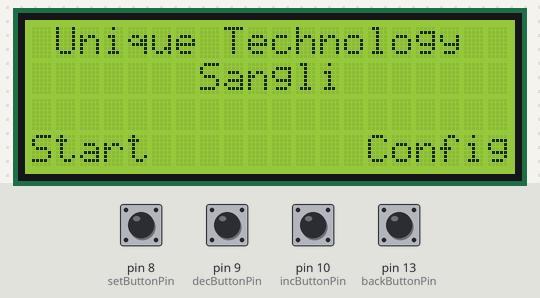
The sketch below on a simulated Arduino Uno, built with avr-gcc and run on an emulated ATmega328P. On the bench: 20×4 character LCD. The test bench sets the inputs (shaded band); at power-on: pin 8 (setButtonPin), pin 9 (decButtonPin), pin 10 (incButtonPin), pin 13 (backButtonPin) LOW.

Above: at 1.2 s.
1.3 s: pin 8 (setButtonPin) pulled HIGH for 0.15 s
At 1.9 s:
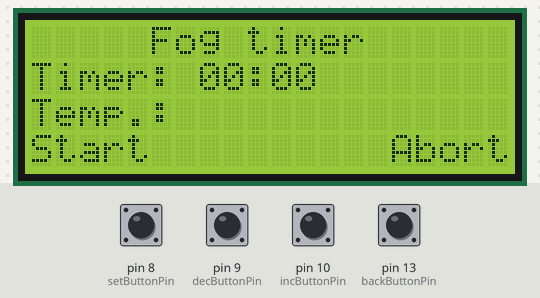
2.9 s: pin 8 (setButtonPin) pulled HIGH for 1 s
At 5.3 s:
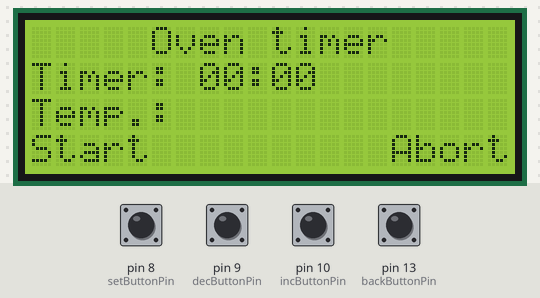
6.4 s: pin 8 (setButtonPin) pulled HIGH for 0.15 s
At 7.9 s:
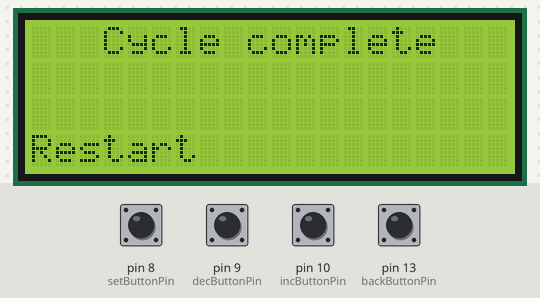
9.0 s: pin 8 (setButtonPin) pulled HIGH for 3.2 s
At 13.0 s:
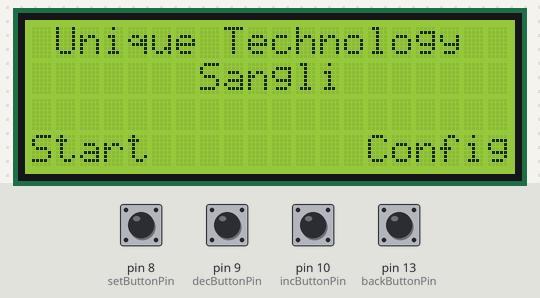
13.7 s: pin 13 (backButtonPin) pulled HIGH for 0.15 s
At 14.9 s:
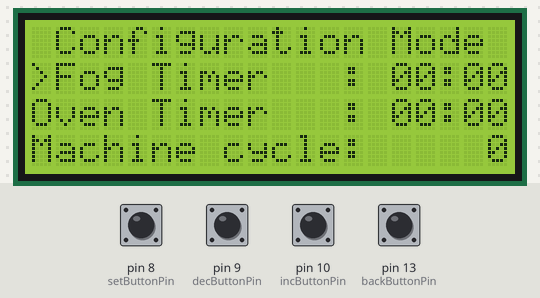
15.3 s: pin 8 (setButtonPin) pulled HIGH for 0.15 s
At 16.1 s:
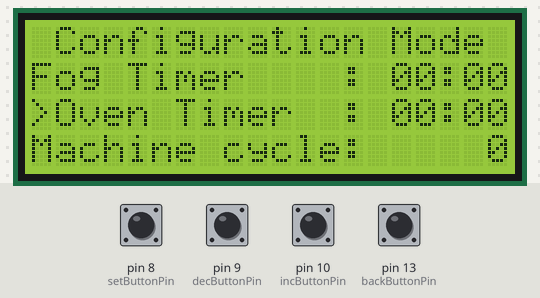
Timing chart, 0 to 17.9 s (numbered marks = the images above; inputs shaded):
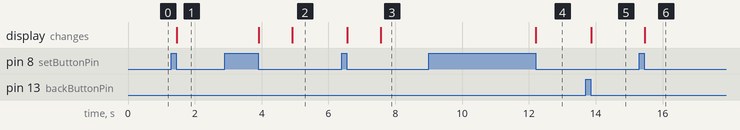

The sketch:

controller.ino
```cpp
#include "constants.h"
#include "EEPROM.h"
#include "LiquidCrystal.h"

Screen screen = screen_intro;
LiquidCrystal lcd(7, 6, 5, 4, 3, 2);
byte editIndex = 0;
long start_time = 0;


void setup() {
  Serial.begin(9600);
  lcd.begin(20, 4);
}

void loop() {
  screen_handle();
  screen_display();
}

void screen_handle() {
  switch (screen) {
    case screen_intro : {
        if (onSetButton())  screen = screen_timer_fog_display;
        else if (onBackButton()) screen = screen_config;
        break;
      }
    case screen_timer_fog_display : {
        fog_counter = config_fog_counter;
        if (onSetButton())  {
          screen = screen_timer_fog_start;
          start_time = millis();
        }
        else if (onBackButton()) screen = screen_intro;
        break;
      }
    case screen_timer_fog_start : {
        if(millis() > start_time + 1000){
          if(fog_counter > 0) --fog_counter;
          else screen = screen_timer_oven_display;
          start_time = millis();
        }

        if (onBackButton()) screen = screen_intro;

        break;
      }
    case screen_timer_oven_display : {
        oven_counter = config_oven_counter;
        if (onSetButton())  {
          screen = screen_timer_oven_start;
          start_time = millis();
        }
        else if (onBackButton()) screen = screen_intro;

        break;
      }
    case screen_timer_oven_start : {
        if(millis() > start_time + 1000){
          if(oven_counter > 0) --oven_counter;
          else screen = screen_complete;
          start_time = millis();
        }
        if (onBackButton()) screen = screen_intro;

        break;
      }
    case screen_complete : {
        if (onSetButton())  screen = screen_intro;
        break;
      }
    case screen_config : {
        if (onSetButton()) {
          if (editIndex < 2) ++editIndex;
          else {
            screen = screen_intro;
            editIndex = 0;
          }
        }
        else if (onDecButton()) {
          delay(200);
          if (editIndex == 0) {
            do {
              config_fog_counter  = config_fog_counter  > 0 ? config_fog_counter  - 1 : max_fog_counter;
              delay(20);
              screen_display();
            }
            while (digitalRead(decButtonPin));
          }
          if (editIndex == 1) {
            do {
              config_oven_counter = config_oven_counter > 0 ? config_oven_counter - 1 : max_oven_counter;
              delay(20);
              screen_display();
            }
            while (digitalRead(decButtonPin));
          }
        }
        else if (onIncButton()) {
          delay(200);
          if (editIndex == 0) {
            do {
            config_fog_counter  = config_fog_counter  < max_fog_counter  ? config_fog_counter  + 1 : 0;
              delay(20);
              screen_display();
            }
            while (digitalRead(incButtonPin));
          }
          if (editIndex == 1) {
            do {
            config_oven_counter = config_oven_counter < max_oven_counter ? config_oven_counter + 1 : 0;
              delay(20);
              screen_display();
            }
            while (digitalRead(incButtonPin));
          }
        }
        else if (onBackButton()) screen = screen_intro;
        break;
      }
    default: break;
  }
}

void screen_display() {
  switch (screen) {
    case screen_intro : {
        lcd.setCursor(0, 0);
        lcd.print(F(" Unique Technology  "));
        lcd.setCursor(0, 1);
        lcd.print(F("       Sangli       "));
        lcd.setCursor(0, 2);
        lcd.print(F("                    "));
        lcd.setCursor(0, 3);
        lcd.print(F("Start         Config"));
        break;
      }
    case screen_timer_fog_display : {
        lcd.setCursor(0, 0);
        lcd.print(F("     Fog timer      "));
        lcd.setCursor(0, 1);
        char buff[20];//mm:ss
        sprintf(buff, "Timer: %.2d:%.2d        ", (int) fog_counter / 60, (int) fog_counter % 60);
        lcd.print(buff);
        lcd.setCursor(0, 2);
        lcd.print(F("Temp.:              "));
        lcd.setCursor(0, 3);
        lcd.print(F("Start          Abort"));
        break;
      }
    case screen_timer_fog_start : {
        lcd.setCursor(0, 0);
        lcd.print(F("     Fog timer      "));
        lcd.setCursor(0, 1);
        char buff[20];//mm:ss
        sprintf(buff, "Timer: %.2d:%.2d        ", (int) fog_counter / 60, (int) fog_counter % 60);
        lcd.print(buff);
        lcd.setCursor(0, 2);
        lcd.print(F("Temp.:              "));
        lcd.setCursor(0, 3);
        lcd.print(F("               Abort"));
        break;
      }
    case screen_timer_oven_display : {
        lcd.setCursor(0, 0);
        lcd.print(F("     Oven timer     "));
        lcd.setCursor(0, 1);
        char buff[20];//mm:ss
        sprintf(buff, "Timer: %.2d:%.2d        ", (int) oven_counter / 60, (int) oven_counter % 60);
        lcd.print(buff);
        lcd.setCursor(0, 2);
        lcd.print(F("Temp.:              "));
        lcd.setCursor(0, 3);
        lcd.print(F("Start          Abort"));
        break;
      }
    case screen_timer_oven_start : {
        lcd.setCursor(0, 0);
        lcd.print(F("     Oven timer     "));
        lcd.setCursor(0, 1);
        char buff[20];//mm:ss
        sprintf(buff, "Timer: %.2d:%.2d        ", (int) oven_counter / 60, (int) oven_counter % 60);
        lcd.print(buff);
        lcd.setCursor(0, 2);
        lcd.print(F("Temp.:              "));
        lcd.setCursor(0, 3);
        lcd.print(F("               Abort"));
        break;
      }
    case screen_complete : {
        lcd.setCursor(0, 0);
        lcd.print(F("   Cycle complete   "));
        lcd.setCursor(0, 1);
        lcd.print(F("                    "));
        lcd.setCursor(0, 2);
        lcd.print(F("                    "));
        lcd.setCursor(0, 3);
        lcd.print(F("Restart             "));
        break;
      }
    case screen_config : {
        char buff[20];//mm:ss
        lcd.setCursor(0, 0);
        lcd.print(F(" Configuration Mode "));
        lcd.setCursor(0, 1);
        sprintf(buff, editIndex == 0 ? ">Fog Timer   : %.2d:%.2d" : "Fog Timer    : %.2d:%.2d", (int) config_fog_counter / 60, (int) config_fog_counter % 60);
        lcd.print(buff );// display in min:sec format
        lcd.setCursor(0, 2);
        sprintf(buff, editIndex == 1 ? ">Oven Timer  : %.2d:%.2d" : "Oven Timer   : %.2d:%.2d", (int) config_oven_counter / 60, (int) config_oven_counter % 60);
        lcd.print(buff);// display in min:sec format
        lcd.setCursor(0, 3);
        sprintf(buff, "Machine cycle: %5d", cycle_counter);
        lcd.print(buff);// display machine cycle counter
        break;
      }
    default: break;
  }
}


// user input
bool onBackButton() {
  if (digitalRead(backButtonPin)) {
    delay(10);
    while (digitalRead(backButtonPin));
    return true;
  }
  else return false;
}

bool onSetButton() {
  if (digitalRead(setButtonPin)) {
    delay(10);
    while (digitalRead(setButtonPin));
    return true;
  }
  else return false;
}

bool onDecButton() {
  if (digitalRead(decButtonPin)) {
    delay(10);
    return true;
  }
  else return false;
}

bool onIncButton() {
  if (digitalRead(incButtonPin)) {
    delay(10);
    return true;
  }
  else return false;
}
```

constants.h
```cpp
enum Screen{
  screen_intro,
  screen_timer_fog_display,
  screen_timer_fog_start,
  screen_timer_oven_display,
  screen_timer_oven_start,
  screen_complete,
  screen_config,
};
//pins
const byte  setButtonPin      = 8;    // digital input
const byte  decButtonPin      = 9;    // digital input
const byte  incButtonPin      = 10;    // digital input
const byte  backButtonPin     = 13;    // digital input

int fog_counter   = 0; // working variable // max 5 min: 300 sec//display time as min:sec
int oven_counter  = 0; // working variable // max 8 min: 480 sec//display time as min:sec
int cycle_counter = 0; // machine cycles counter increase after each complete cycle //save in eeprom


int config_fog_counter = 0; //save in eeprom // copied to actual working variable
int config_oven_counter = 0; //save in eeprom // copied to actual working variable
const int max_fog_counter = 300;
const int max_oven_counter = 480;
```

Measured:
- after the input at 1.3 s, the display: changes after 0.16 s (image 1)
- after the input at 2.9 s, the display: first changes after 1.0 s (image 2 shows a later state)
- after the input at 6.4 s, the display: first changes after 0.16 s (image 3 shows a later state)
- after the input at 9.0 s, the display: changes after 3.2 s (image 4)
- after the input at 13.7 s, the display: changes after 0.16 s (image 5)
- after the input at 15.3 s, the display: changes after 0.16 s (image 6)
